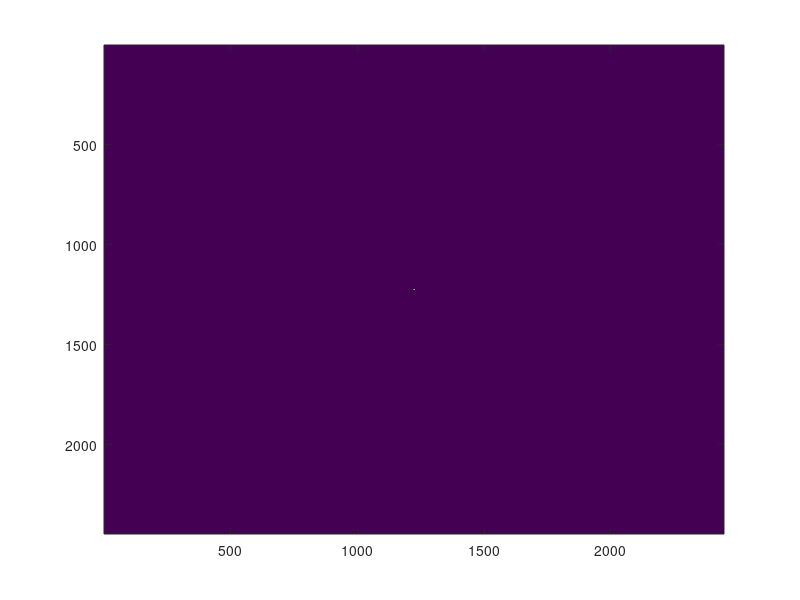

MATLAB code to generate this figure: (Note: this script raises an error after producing the figure.)
clear all; close all;
tic;

% Add path to my library
addpath('.\lib')


Nx=2446; %nr of pixels used in the iteration code in order to solve sampling problem?
Ny=2446;


%%
Nimg=60; %nr of pixels in target image for wavefront shaping

global shiftr
global shiftu
shiftr = 0;
shiftu = 0;

ROIX=Nx/2-Nimg/2-shiftu:Nx/2+Nimg/2-shiftu;
ROIY=Ny/2-Nimg/2-shiftr:Ny/2+Nimg/2-shiftr;


%% mask for 1152 1920
Nimg_x = 1152;
Nimg_y = 1920;
ROI_spx = Nx/2-Nimg_x/2-shiftu:Nx/2+Nimg_x/2-shiftu-1;
ROI_spy = Ny/2-Nimg_y/2-shiftr:Ny/2+Nimg_y/2-shiftr-1;
mask_sp = zeros(Ny,Nx);
mask_sp(ROI_spx,ROI_spy) = 1;
%%

ROIX2=Nx/2-1148/2-1:Nx/2+1148/2;
ROIY2=Ny/2-1148/2-1:Ny/2+1148/2;

mask=zeros(Ny,Nx);
mask(ROIY,ROIX)=1;

mask2=zeros(Ny,Nx);
mask2(ROIY2,ROIX2)=1;

lambda =1.035e-6;

dx=(9.2e-6);
dy=(9.2e-6);
L1=Nx*dx; %side length
L2=Ny*dy;

x=-L1/2:dx:L1/2-dx; %src coords
y=-L2/2:dy:L2/2-dy;
[X,Y] = meshgrid(x,y);
x0 = 0;
y0 = 0;

%% define gaussian at SLM
constant=1;
 sigma1=constant*2.7*10^-3/2*3
 sigma2=constant*2.7*10^-3/2*3;

Amp=1;
res = (2*(X-x0).^2./(sigma1^2) + 2*(Y-y0).^2./(sigma1^2));
Intensity = ((Amp  * exp(-res)));
Intensity=Intensity/sum(sum(Intensity));
Efield=Intensity.^(1/2);


%% define target gaussian
 constant=0.00800; %pondemorotive deflection Nimg=60
%  constant=0.08; %dummy deflection Nimg=600
 sigma1=constant*2.7*10^-3;
 res = (2*(X-x0).^2./(sigma1^2) + 2*(Y-y0).^2./(sigma1^2));
 Intensity = ((Amp  * exp(-res)));
 Intensity = Intensity/sum(sum(Intensity));
 EfieldTarget=Intensity.^(1/2);
 figure(321321);imagesc(EfieldTarget)


%%

% define noise region a.k.a zeros
Target=rgb2gray(imread('PSI_red_TARGET.JPG'));
Target=imresize(Target, [Ny Nx]);
Target=double(Target);
%Target=zeros*(Target); % commented 2024
NX = 1920;
NY = 1152;

% TARGET = imresize(Target, [NY NX]); % commented 2024, alternative to the
% next row
TARGET = imresize(Target*0, [NY NX]);
Zernikepadded=TARGET;
Zernikepadded_tilt=TARGET;
Zernikepadded_defocus=TARGET;
Zernikepadded_spherical=TARGET;
Zernikepadded_astx=TARGET;
Zernikepadded_comay=TARGET;
Zernikepadded_asty=TARGET;
Zernikepadded_comax=TARGET;
Zernikepadded_helical=TARGET;





%%
% define signal region

% apple=rgb2gray(imread('Sample_Image.jpg'));
apple=imread('SinusoidGrating_Period128.bmp');
% apple=imread('z.JPG');
apple= imrotate(apple,270);
apple=imresize(apple, [Nimg+1 Nimg+1]);
apple=double(apple);
apple=apple/sum(sum(apple));
MAX=max(apple(:));



SLM=ones(Nx,Ny);
[nor,noc]=size(SLM);
Tf(1:nor,1:noc)=1;
maskconstraint=Tf;
maskconstraint_gaussian=Tf;
Tf(sqrt(X.^2+Y.^2)>=2.3e-3)=0;
Tf2(1:nor,1:noc)=0;
Tf2(sqrt(X.^2+Y.^2)>=5.3e-3)=1;
maskconstraint(sqrt((X+(shiftu)*dx).^2+(Y+(shiftr)*dx).^2)>=Nimg/2*dx+0.2*10^-5)=0; %for wavefront shaping

maskconstraint_gaussian(sqrt((X+(shiftu)*dx).^2+(Y+(shiftr)*dx).^2)>=Nimg/10*dx+0.2*10^-5)=0;
%Target(mask==1)=EfieldTarget(Ny/2-Nimg/2:Ny/2+Nimg/2,Nx/2-Nimg/2:Nx/2+Nimg/2);%gaussian; commented 2024
%Target=Target.*maskconstraint_gaussian; % commented 2024
const=0;
D = Target.*exp(1i*const); %deflection

Efield = Efield.*Tf;


k=1;
K=1;

error = [];
iteration_num= 1;
clims = [0 MAX];


Z_p=0.5; %non critical sampling-<0.2
    for i=1:iteration_num
tic
        %A = sqrt(Nx*Ny)*ifftshift(ifft2(ifftshift(D)));
        A = propagateback1(D,-1,lambda,dx,dy,Nx,Ny,X,Y,Z_p,Z_p,Z_p);
        A=A./sqrt(sum(sum(abs(A).^2))).*Tf;
%         as = subplot(3,5,1); imagesc(abs(A).^2); title('SLM ideal Int.'); 
%         as = [as subplot(3,5,6)]; imagesc(angle(A)); title('SLM ideal Phase'); 

        B = Efield.*exp(1i*angle(A)).*Tf;%apply amplitude constraint to the hologram plane
        %sum(sum(abs(B).^2))
%         as = [as subplot(3,5,2)]; imagesc(abs(B).^2); title('SLM true Int.'); 
%         as = [as subplot(3,5,7)]; imagesc(angle(B)); title('SLM true Phase'); 
% 
        %C = 1/sqrt(Nx*Ny)*fftshift(fft2(fftshift(B)));
        C = propagateforward1(B,1,lambda,dx,dy,Nx,Ny,X,Y,Z_p,Z_p,Z_p);
        C = C./sqrt(sum(sum(abs(C).^2))).*Tf;
%         as = [as subplot(3,5,3)]; imagesc(abs(C).^2); title('Image Int.'); 
%         as = [as subplot(3,5,8)]; imagesc(angle(C)); title('Image Phase'); 

        D = C; %noise window

        D = K*abs(Target).*exp(1i*angle(C)).*Tf; %GSA
% 
        %D=D/sqrt(sum(sum(abs(D).^2)));
%         as = [as subplot(3,5,4)]; imagesc(abs(D).^2); title('Image ideal Int.');
%         as = [as subplot(3,5,9)]; imagesc(angle(D)); title('Image enforced phase');


        error = sum(sum(abs(abs(C.^2 - abs(Target).^2))));%60 px image
        correlationCODE=corr2(abs(C.*mask).^2,abs(Target.*mask).^2);
        deff = sum(sum(abs(C.*mask).^2))/sum(sum(abs(C).^2));
%         subplot(3,5,5); hold on ; plot(i,error,'bo'); hold off; title('Error');
%         subplot(3,5,10); hold on ; plot(i,deff,'bo'); hold off; title('Efficiency');
%         subplot(3,5,11); hold on ; plot(i,correlation,'bo'); hold off; title('Correlation');

        toc
%         drawnow;
%         linkaxes(as);
      %  pause;
    end

    figure(5);imagesc(abs(C(1215:1235,1214:1234)).^2)
%     figure();subplot(1,2,1); imagesc(abs(C).^2); subplot(1,2,2); imagesc(abs(Target).^2);



%% define Zernikes in the right matrix dimensions
    ROIX2=NX/2-1148/2-1:NX/2+1148/2;
    ROIY2=NY/2-1148/2-1:NY/2+1148/2;
    mask4=zeros(NY,NX);
    mask4(ROIY2,ROIX2)=1;
    
       k=5 ; 
       DX=0.00174;
       Zernike=CreateZernikePolynomials(DX,k);
       Zernikepadded_defocus(mask4==1)=Zernike;
       Zernikepadded_defocus(isnan(Zernikepadded_defocus))=0;
       amp_defocus = 0.1:0.1:1;
       
        k=9 ; 
       DX=0.00174;
       Zernike=CreateZernikePolynomials(DX,k);
       Zernikepadded_tilt(mask4==1)=Zernike;
       Zernikepadded_tilt(isnan(Zernikepadded_tilt))=0;
       amp_tilt = 0.1:0.1:1;

       k=13;  
       DX=0.00174;
       Zernike=CreateZernikePolynomials(DX,k);
       Zernikepadded_spherical(mask4==1)=Zernike;
       Zernikepadded_spherical(isnan(Zernikepadded_spherical))=0;
       amp_sph = 0:0.1:2;
       k=4;  
       DX=0.00174;
       Zernike=CreateZernikePolynomials(DX,k);
       Zernikepadded_astx(mask4==1)=Zernike;
       Zernikepadded_astx(isnan(Zernikepadded_astx))=0;
       k=6;  
       DX=0.00174;
       Zernike=CreateZernikePolynomials(DX,k);
       Zernikepadded_asty(mask4==1)=Zernike;
       Zernikepadded_asty(isnan(Zernikepadded_asty))=0;
       k=8;  
       DX=0.00174;
       Zernike=CreateZernikePolynomials(DX,k);
       Zernikepadded_comax(mask4==1)=Zernike;
       Zernikepadded_comax(isnan(Zernikepadded_comax))=0;
       k=9;  
       DX=0.00174;
       Zernike=CreateZernikePolynomials(DX,k);
       Zernikepadded_comay(mask4==1)=Zernike;
       Zernikepadded_comay(isnan(Zernikepadded_comay))=0;
       


%% propagate gaussian with spherical aberrations
Z_sp=zeros(Ny,Nx);
Z_sp(mask_sp==1) = Zernikepadded_spherical;
% t1 = B.*exp(1i*(1*Z_sp));      
t1 = exp(1i*(-1*Z_sp)); 
t2 = propagateforward1(t1,1,lambda,dx,dy,Nx,Ny,X,Y,0.2,0.2,0.2);
t3 = propagateforward1(B,1,lambda,dx,dy,Nx,Ny,X,Y,0.2,0.2,0.2);
figure(2121); subplot(1,2,1);imagesc(abs(t2(1215:1235,1214:1234)).^2) ;subplot(1,2,2);  imagesc(abs(t3(1215:1235,1214:1234)).^2)    
       


%% propagation helical part
angl=angle(A);
Nxs=2446; Nys=Nxs;
dxs=1;
dys=dxs;
L1s=Nxs*dxs; %side length
L2s=Nys*dys;
xs=-L1s/2:dxs:L1s/2-dxs;
ys=-L2s/2:dys:L2s/2-dys;
[Xs,Ys]=meshgrid(xs,ys);
helicalpattern=atan2(Ys,Xs).*Tf;
%        Zernikepadded_helical(mask4==1) = helicalpattern; 
coef = 3;
B2 = Efield.*exp(1i*(angl)).*exp(1i*(coef*helicalpattern));
ab2 = angle(B2);
heli = exp(1i*(coef*helicalpattern));
ah = angle(heli);
C2 = propagateforward1(B2,1,lambda,dx,dy,Nx,Ny,X,Y,Z_p,Z_p,Z_p);
f = 0.2;
x1 = linspace(-lambda*f/2/dx,lambda*f/2/dx,Nx);
y1 = linspace(-lambda*f/2/dy,lambda*f/2/dy,Ny);
figure(71); subplot(2,3,1); imagesc(angl(860:1600,860:1600));title('hologram with bb');subplot(2,3,2); imagesc(ah(860:1600,860:1600));title('Vortex 3');
subplot(2,3,3);imagesc(ab2(860:1600,860:1600));title('Superposition h V');
            subplot(2,3,4); imagesc(abs(C2(1160:1290,1160:1290)).^2);title('Intensity');
            subplot(2,3,5); imagesc(abs(C2(1160:1290,1160:1290)).^2);title('fit');

% figure(444); imagesc(abs(C2(1160:1290,1160:1290)).^2);axis equal; colormap(bluewhitered);
% print(gcf,'x4dep.png','-dpng','-r300');

C3 = abs(C2(1160:1290,1160:1290)).^2;
line = C3(65,:);

%%
xf = linspace(1,length(line),length(line));
yf = line;
% y = y/136*2*pi;

ind = xf>=49 & xf<=81;

p = polyfit(xf(ind),yf(ind),4); 
f = polyval(p,xf(ind)); 
plot(xf,yf,'o',xf(ind),f,'-') 
legend('data','x4') 
